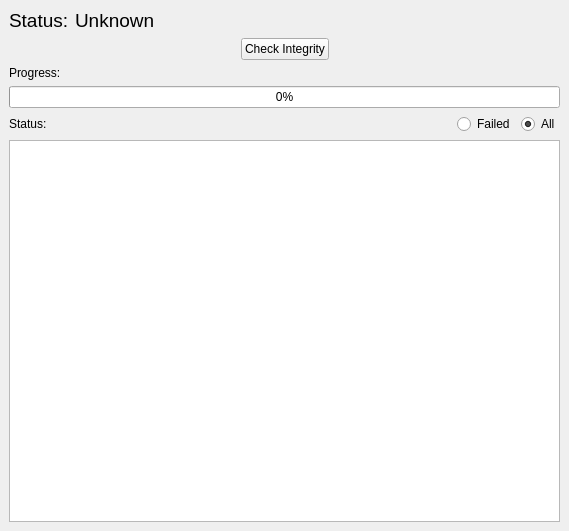
<?xml version="1.0" encoding="UTF-8"?>
<ui version="4.0">
 <class>ZELNIntegrityWidget</class>
 <widget class="QWidget" name="ZELNIntegrityWidget">
  <property name="geometry">
   <rect>
    <x>0</x>
    <y>0</y>
    <width>569</width>
    <height>531</height>
   </rect>
  </property>
  <property name="windowTitle">
   <string>Zinek Launcher - Integrity</string>
  </property>
  <layout class="QVBoxLayout" name="verticalLayout">
   <property name="spacing">
    <number>0</number>
   </property>
   <property name="leftMargin">
    <number>0</number>
   </property>
   <property name="topMargin">
    <number>0</number>
   </property>
   <property name="rightMargin">
    <number>0</number>
   </property>
   <property name="bottomMargin">
    <number>0</number>
   </property>
   <item>
    <widget class="QScrollArea" name="scrollArea_2">
     <property name="styleSheet">
      <string notr="true"/>
     </property>
     <property name="frameShape">
      <enum>QFrame::NoFrame</enum>
     </property>
     <property name="frameShadow">
      <enum>QFrame::Plain</enum>
     </property>
     <property name="widgetResizable">
      <bool>true</bool>
     </property>
     <widget class="QWidget" name="scrollAreaWidgetContents_2">
      <property name="geometry">
       <rect>
        <x>0</x>
        <y>0</y>
        <width>569</width>
        <height>531</height>
       </rect>
      </property>
      <property name="styleSheet">
       <string notr="true"/>
      </property>
      <layout class="QVBoxLayout" name="verticalLayout_2">
       <item>
        <layout class="QHBoxLayout" name="horizontalLayout_2">
         <item>
          <widget class="QLabel" name="label_3">
           <property name="font">
            <font>
             <pointsize>14</pointsize>
            </font>
           </property>
           <property name="text">
            <string>Status:</string>
           </property>
          </widget>
         </item>
         <item>
          <widget class="QLabel" name="lblStatus">
           <property name="font">
            <font>
             <pointsize>14</pointsize>
            </font>
           </property>
           <property name="text">
            <string>Unknown</string>
           </property>
          </widget>
         </item>
         <item>
          <spacer name="horizontalSpacer_3">
           <property name="orientation">
            <enum>Qt::Horizontal</enum>
           </property>
           <property name="sizeHint" stdset="0">
            <size>
             <width>40</width>
             <height>20</height>
            </size>
           </property>
          </spacer>
         </item>
        </layout>
       </item>
       <item>
        <layout class="QHBoxLayout" name="horizontalLayout">
         <item>
          <spacer name="horizontalSpacer">
           <property name="orientation">
            <enum>Qt::Horizontal</enum>
           </property>
           <property name="sizeHint" stdset="0">
            <size>
             <width>40</width>
             <height>20</height>
            </size>
           </property>
          </spacer>
         </item>
         <item>
          <widget class="QPushButton" name="btnCheckIntegrity">
           <property name="text">
            <string>Check Integrity</string>
           </property>
          </widget>
         </item>
         <item>
          <spacer name="horizontalSpacer_2">
           <property name="orientation">
            <enum>Qt::Horizontal</enum>
           </property>
           <property name="sizeHint" stdset="0">
            <size>
             <width>40</width>
             <height>20</height>
            </size>
           </property>
          </spacer>
         </item>
        </layout>
       </item>
       <item>
        <widget class="QLabel" name="label_2">
         <property name="text">
          <string>Progress:</string>
         </property>
        </widget>
       </item>
       <item>
        <widget class="QProgressBar" name="prgProgress">
         <property name="value">
          <number>0</number>
         </property>
         <property name="alignment">
          <set>Qt::AlignCenter</set>
         </property>
        </widget>
       </item>
       <item>
        <layout class="QHBoxLayout" name="horizontalLayout_3">
         <item>
          <widget class="QLabel" name="label">
           <property name="text">
            <string>Status:</string>
           </property>
          </widget>
         </item>
         <item>
          <spacer name="horizontalSpacer_4">
           <property name="orientation">
            <enum>Qt::Horizontal</enum>
           </property>
           <property name="sizeHint" stdset="0">
            <size>
             <width>40</width>
             <height>20</height>
            </size>
           </property>
          </spacer>
         </item>
         <item>
          <widget class="QRadioButton" name="chkFailed">
           <property name="text">
            <string>Failed</string>
           </property>
          </widget>
         </item>
         <item>
          <widget class="QRadioButton" name="chkAll">
           <property name="text">
            <string>All</string>
           </property>
           <property name="checked">
            <bool>true</bool>
           </property>
          </widget>
         </item>
        </layout>
       </item>
       <item>
        <widget class="QTableWidget" name="tblRecords"/>
       </item>
      </layout>
     </widget>
    </widget>
   </item>
  </layout>
 </widget>
 <resources/>
 <connections/>
</ui>
